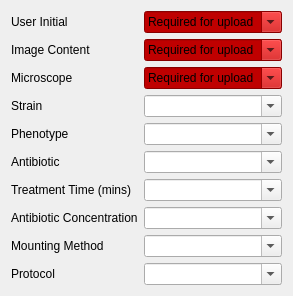
      <widget class="QWidget" name="experiment_metadata">
       <attribute name="title">
        <string>Experiment Metadata</string>
       </attribute>
       <layout class="QVBoxLayout" name="verticalLayout_9">
        <item>
         <layout class="QFormLayout" name="image_metadata_controls">
          <item row="0" column="0">
           <widget class="QLabel" name="label_65">
            <property name="text">
             <string>User Initial</string>
            </property>
           </widget>
          </item>
          <item row="0" column="1">
           <widget class="QComboBox" name="upload_initial">
            <property name="enabled">
             <bool>true</bool>
            </property>
            <property name="styleSheet">
             <string notr="true">background-color: rgb(191, 0, 0);</string>
            </property>
            <property name="editable">
             <bool>true</bool>
            </property>
            <item>
             <property name="text">
              <string>Required for upload</string>
             </property>
            </item>
           </widget>
          </item>
          <item row="1" column="0">
           <widget class="QLabel" name="label_74">
            <property name="text">
             <string>Image Content</string>
            </property>
           </widget>
          </item>
          <item row="1" column="1">
           <widget class="QComboBox" name="upload_content">
            <property name="enabled">
             <bool>true</bool>
            </property>
            <property name="styleSheet">
             <string notr="true">background-color: rgb(191, 0, 0);</string>
            </property>
            <property name="editable">
             <bool>true</bool>
            </property>
            <item>
             <property name="text">
              <string>Required for upload</string>
             </property>
            </item>
           </widget>
          </item>
          <item row="2" column="0">
           <widget class="QLabel" name="label_75">
            <property name="text">
             <string>Microscope</string>
            </property>
           </widget>
          </item>
          <item row="2" column="1">
           <widget class="QComboBox" name="upload_microscope">
            <property name="enabled">
             <bool>true</bool>
            </property>
            <property name="styleSheet">
             <string notr="true">background-color: rgb(191, 0, 0);</string>
            </property>
            <property name="editable">
             <bool>true</bool>
            </property>
            <item>
             <property name="text">
              <string>Required for upload</string>
             </property>
            </item>
           </widget>
          </item>
          <item row="5" column="0">
           <widget class="QLabel" name="label_76">
            <property name="text">
             <string>Antibiotic</string>
            </property>
           </widget>
          </item>
          <item row="5" column="1">
           <widget class="QComboBox" name="upload_antibiotic">
            <property name="enabled">
             <bool>true</bool>
            </property>
            <property name="editable">
             <bool>true</bool>
            </property>
           </widget>
          </item>
          <item row="6" column="0">
           <widget class="QLabel" name="label_77">
            <property name="text">
             <string>Treatment Time (mins)</string>
            </property>
           </widget>
          </item>
          <item row="6" column="1">
           <widget class="QComboBox" name="upload_treatmenttime">
            <property name="enabled">
             <bool>true</bool>
            </property>
            <property name="editable">
             <bool>true</bool>
            </property>
            <item>
             <property name="text">
              <string/>
             </property>
            </item>
           </widget>
          </item>
          <item row="7" column="0">
           <widget class="QLabel" name="label_78">
            <property name="text">
             <string>Antibiotic Concentration</string>
            </property>
           </widget>
          </item>
          <item row="7" column="1">
           <widget class="QComboBox" name="upload_abxconcentration">
            <property name="enabled">
             <bool>true</bool>
            </property>
            <property name="editable">
             <bool>true</bool>
            </property>
           </widget>
          </item>
          <item row="8" column="0">
           <widget class="QLabel" name="label_79">
            <property name="text">
             <string>Mounting Method</string>
            </property>
           </widget>
          </item>
          <item row="8" column="1">
           <widget class="QComboBox" name="upload_mount">
            <property name="enabled">
             <bool>true</bool>
            </property>
            <property name="editable">
             <bool>true</bool>
            </property>
            <item>
             <property name="text">
              <string/>
             </property>
            </item>
            <item>
             <property name="text">
              <string>Agarose</string>
             </property>
            </item>
            <item>
             <property name="text">
              <string>Chitosan</string>
             </property>
            </item>
           </widget>
          </item>
          <item row="9" column="0">
           <widget class="QLabel" name="label_80">
            <property name="text">
             <string>Protocol</string>
            </property>
           </widget>
          </item>
          <item row="9" column="1">
           <widget class="QComboBox" name="upload_protocol">
            <property name="enabled">
             <bool>true</bool>
            </property>
            <property name="editable">
             <bool>true</bool>
            </property>
            <item>
             <property name="text">
              <string/>
             </property>
            </item>
           </widget>
          </item>
          <item row="4" column="1">
           <widget class="QComboBox" name="upload_phenotype">
            <property name="editable">
             <bool>true</bool>
            </property>
            <item>
             <property name="text">
              <string/>
             </property>
            </item>
            <item>
             <property name="text">
              <string>Untreated</string>
             </property>
            </item>
            <item>
             <property name="text">
              <string>Treated</string>
             </property>
            </item>
            <item>
             <property name="text">
              <string>Treated Sensitive</string>
             </property>
            </item>
            <item>
             <property name="text">
              <string>Treated Resistant</string>
             </property>
            </item>
           </widget>
          </item>
          <item row="4" column="0">
           <widget class="QLabel" name="label_41">
            <property name="text">
             <string>Phenotype</string>
            </property>
           </widget>
          </item>
          <item row="3" column="0">
           <widget class="QLabel" name="label_42">
            <property name="text">
             <string>Strain</string>
            </property>
           </widget>
          </item>
          <item row="3" column="1">
           <widget class="QComboBox" name="upload_strain">
            <property name="editable">
             <bool>true</bool>
            </property>
            <item>
             <property name="text">
              <string/>
             </property>
            </item>
            <item>
             <property name="text">
              <string>MG1655</string>
             </property>
            </item>
           </widget>
          </item>
         </layout>
        </item>
       </layout>
      </widget>
